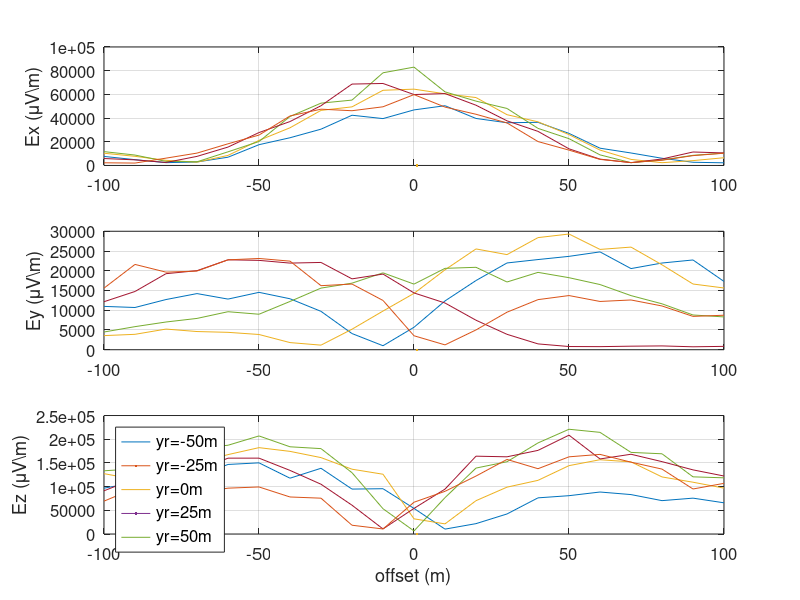

The MATLAB script that drew this image:
load Obs.mat
% plot the response
y1 = reshape(Obs,[],3); 
nr = 5; 
y1 = y1*1e6; % [muV\m]
e1 = reshape(y1(:,1),nr,[]); 
e2 = reshape(y1(:,2),nr,[]); 
e3 = reshape(y1(:,3),nr,[]); 

figure('Color',[1 1 1]);
xr0 = -100:10:100; 
for j=1:nr
    subplot(311,'FontSize',12); grid on
    plot(xr0,e1(j,:),LineWidth=2); hold on
    ylabel('Ex (\muV\\m)'); 

    subplot(312,'FontSize',12); grid on
    plot(xr0,e2(j,:),LineWidth=2); hold on
    ylabel('Ey (\muV\\m)'); 

    subplot(313,'FontSize',12); grid on
    plot(xr0,e3(j,:),LineWidth=2); hold on
    ylabel('Ez (\muV\\m)'); xlabel('offset (m)')
end
legend('yr=-50m','yr=-25m','yr=0m','yr=25m','yr=50m','FontSize',12,'location','northwest');
set(gcf,'position',[0 0 800 600]);
print(gcf,'-r300','-dpng','Fig13.png');
